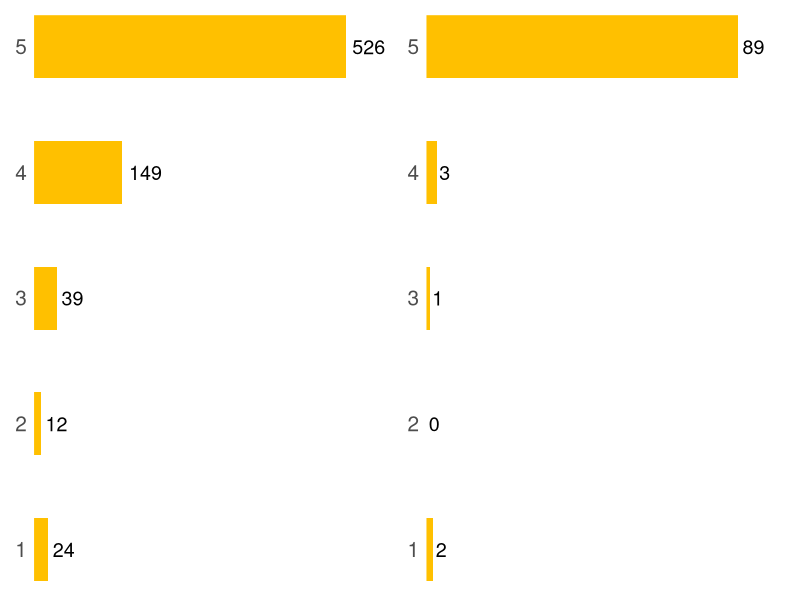

The R script that drew this image:
## ---- chunk 1
#| echo: false
#| include: false

library(ggplot2)
library(patchwork)

pdf_file <- paste0(
    "https://github.com/estadisticaunr/estadistica-bayesiana/raw/pdf/trabajos_practicos/",
    paste0(sub("\\..*$", "", knitr::current_input()), ".pdf")
)
is_html <- knitr::is_html_output()
options("knitr.graphics.error" = FALSE)
captions <- list()
captions[["cafe"]] <- "El arte latte suele ser distintivo de las cafeterías de especialidad"
captions[["dirichlet"]] <- "Como los valores posibles del vector aleatorio tridimensional yacen en un plano, la distribución de probabilidad puede representarse gráficamente con facilidad "
## ---- chunk 2
#| echo: false
#| out-width: 70%
#| fig-align: center
#| fig-cap: !expr captions[["cafe"]]
if (is_html) knitr::include_graphics(file.path("imgs", "cafe.jpg"))
## ---- chunk 3
#| echo: false
#| include: false
# cantidad de califaciones para cada número de estrellas

arto <- data.frame(s = seq(5,1,-1), r = c(526, 149, 39, 12, 24))
orlan <- data.frame(s = seq(5,1,-1), r = c(89, 3, 1, 0, 2))
## ---- chunk 4
#| warning: false
#| echo: false
#| fig-width: 12
#| fig-height: 5
#| fig-align: center

p1 <- 
arto |>
  ggplot(aes(x=s,y=r)) +
  geom_bar(stat = "identity", 
           fill = "#FFC000", 
           width = 0.5) +
  geom_text(aes(label=r), hjust=-0.2, color="black", size=5)+
  coord_flip() +
  theme_minimal() +
  scale_x_continuous(expand=c(0,0)) +
  scale_y_continuous(expand=c(0,0),limits = c(0,max(arto$r*1.15))) +
  theme(axis.title = element_blank(),
        axis.text.y = element_text(size=15),
        axis.text.x = element_blank(),
        panel.grid = element_blank())

p2 <- 
orlan |>
  ggplot(aes(x=s,y=r)) +
  geom_bar(stat = "identity", 
           fill = "#FFC000", 
           width = 0.5) +
  geom_text(aes(label=r), hjust=-0.2, color="black", size=5)+
  coord_flip() +
  theme_minimal() +
  scale_x_continuous(expand=c(0,0)) +
  scale_y_continuous(expand=c(0,0),limits = c(0,max(orlan$r*1.15))) +
  theme(axis.title = element_blank(),
        axis.text.y = element_text(size=15),
        axis.text.x = element_blank(),
        panel.grid = element_blank())

p1+p2
## ---- chunk 5
#| echo: false
#| out-width: 70%
#| fig-align: center
#| fig-cap: !expr captions[["dirichlet"]]
if (is_html) knitr::include_graphics(file.path("imgs", "dirichlet.jpg"))
